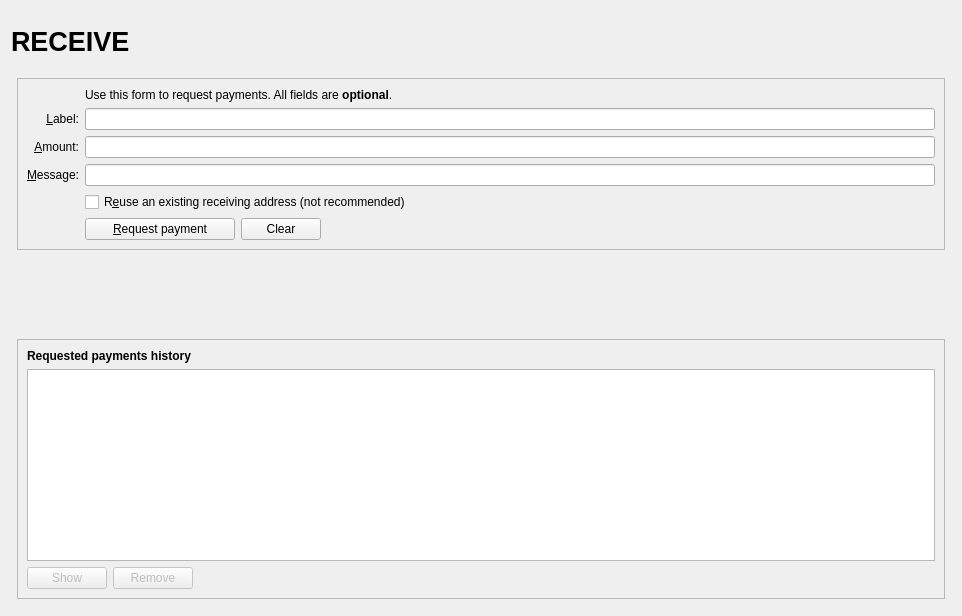
<?xml version="1.0" encoding="UTF-8"?>
<ui version="4.0">
 <class>ReceiveCoinsDialog</class>
  <widget class="QWidget" name="ReceiveCoinsDialog">
    <property name="geometry">
      <rect>
        <x>0</x>
        <y>0</y>
        <width>962</width>
        <height>616</height>
      </rect>
    </property>
    <layout class="QVBoxLayout" name="verticalLayout" stretch="0">
      <item>
        <layout class="QVBoxLayout" name="verticalLayout_Master" stretch="0,1">
          <property name="spacing">
            <number>0</number>
          </property>
          <item>
            <widget class="QFrame" name="frame_Header">
              <layout class="QVBoxLayout" name="verticalLayout_8">
                <property name="leftMargin">
                  <number>0</number>
                </property>
                <property name="topMargin">
                  <number>0</number>
                </property>
                <property name="rightMargin">
                  <number>0</number>
                </property>
                <property name="bottomMargin">
                  <number>0</number>
                </property>
                <item>
                  <layout class="QHBoxLayout" name="horizontalLayout_Header" stretch="1,0,1">
                    <item>
                      <widget class="QLabel" name="labelOverviewHeaderLeft">
                        <property name="minimumSize">
                          <size>
                            <width>464</width>
                            <height>60</height>
                          </size>
                        </property>
                        <property name="maximumSize">
                          <size>
                            <width>16777215</width>
                            <height>60</height>
                          </size>
                        </property>
                        <property name="font">
                          <font>
                            <pointsize>20</pointsize>
                            <weight>75</weight>
                            <bold>true</bold>
                          </font>
                        </property>
                        <property name="text">
                          <string>RECEIVE</string>
                        </property>
                      </widget>
                    </item>
                    <item>
                      <spacer name="horizontalSpacer_3">
                        <property name="orientation">
                          <enum>Qt::Horizontal</enum>
                        </property>
                        <property name="sizeHint" stdset="0">
                          <size>
                            <width>40</width>
                            <height>20</height>
                          </size>
                        </property>
                      </spacer>
                    </item>
                    <item>
                      <widget class="QLabel" name="labelOverviewHeaderRight">
                        <property name="minimumSize">
                          <size>
                            <width>464</width>
                            <height>61</height>
                          </size>
                        </property>
                        <property name="maximumSize">
                          <size>
                            <width>16777215</width>
                            <height>61</height>
                          </size>
                        </property>
                        <property name="font">
                          <font>
                            <pointsize>14</pointsize>
                          </font>
                        </property>
                        <property name="text">
                          <string/>
                        </property>
                        <property name="alignment">
                          <set>Qt::AlignRight|Qt::AlignTrailing|Qt::AlignVCenter</set>
                        </property>
                      </widget>
                    </item>
                  </layout>
                </item>
              </layout>
            </widget>
          </item>
          <item>
            <widget class="QFrame" name="frame_BG">
              <layout class="QVBoxLayout" name="verticalLayout_5">
                <property name="leftMargin">
                  <number>6</number>
                </property>
                <property name="topMargin">
                  <number>6</number>
                </property>
                <property name="rightMargin">
                  <number>6</number>
                </property>
                <property name="bottomMargin">
                  <number>6</number>
                </property>
                <item>
                  <widget class="QFrame" name="frame2">
                    <property name="sizePolicy">
                      <sizepolicy hsizetype="Preferred" vsizetype="Expanding">
                        <horstretch>0</horstretch>
                        <verstretch>0</verstretch>
                      </sizepolicy>
                    </property>
                    <property name="frameShape">
                      <enum>QFrame::StyledPanel</enum>
                    </property>
                    <property name="frameShadow">
                      <enum>QFrame::Sunken</enum>
                    </property>
                    <layout class="QVBoxLayout" name="verticalLayout_3">
                      <item>
                        <layout class="QGridLayout" name="gridLayout">
                          <item row="7" column="2">
                            <widget class="QCheckBox" name="reuseAddress">
                              <property name="toolTip">
                                <string>Reuse one of the previously used receiving addresses.&lt;br&gt;Reusing addresses has security and privacy issues.&lt;br&gt;Do not use this unless re-generating a payment request made before.</string>
                              </property>
                              <property name="text">
                                <string>R&amp;euse an existing receiving address (not recommended)</string>
                              </property>
                            </widget>
                          </item>
                          <item row="7" column="0">
                            <widget class="QLabel" name="label_4">
                              <property name="text">
                                <string/>
                              </property>
                            </widget>
                          </item>
                          <item row="6" column="0">
                            <widget class="QLabel" name="label_3">
                              <property name="toolTip">
                                <string>An optional message to attach to the payment request, which will be displayed when the request is opened. Note: The message will not be sent with the payment over the TheNode network.</string>
                              </property>
                              <property name="text">
                                <string>&amp;Message:</string>
                              </property>
                              <property name="alignment">
                                <set>Qt::AlignRight|Qt::AlignTrailing|Qt::AlignVCenter</set>
                              </property>
                              <property name="buddy">
                                <cstring>reqMessage</cstring>
                              </property>
                            </widget>
                          </item>
                          <item row="4" column="2">
                            <widget class="QLineEdit" name="reqLabel">
                              <property name="toolTip">
                                <string>An optional label to associate with the new receiving address.</string>
                              </property>
                            </widget>
                          </item>
                          <item row="6" column="2">
                            <widget class="QLineEdit" name="reqMessage">
                              <property name="toolTip">
                                <string>An optional message to attach to the payment request, which will be displayed when the request is opened.&lt;br&gt;Note: The message will not be sent with the payment over the TheNode network.</string>
                              </property>
                            </widget>
                          </item>
                          <item row="2" column="2">
                            <widget class="QLabel" name="label_5">
                              <property name="text">
                                <string>Use this form to request payments. All fields are &lt;b&gt;optional&lt;/b&gt;.</string>
                              </property>
                            </widget>
                          </item>
                          <item row="4" column="0">
                            <widget class="QLabel" name="label_2">
                              <property name="toolTip">
                                <string>An optional label to associate with the new receiving address.</string>
                              </property>
                              <property name="text">
                                <string>&amp;Label:</string>
                              </property>
                              <property name="alignment">
                                <set>Qt::AlignRight|Qt::AlignTrailing|Qt::AlignVCenter</set>
                              </property>
                              <property name="buddy">
                                <cstring>reqLabel</cstring>
                              </property>
                            </widget>
                          </item>
                          <item row="5" column="0">
                            <widget class="QLabel" name="label">
                              <property name="toolTip">
                                <string>An optional amount to request. Leave this empty or zero to not request a specific amount.</string>
                              </property>
                              <property name="text">
                                <string>&amp;Amount:</string>
                              </property>
                              <property name="alignment">
                                <set>Qt::AlignRight|Qt::AlignTrailing|Qt::AlignVCenter</set>
                              </property>
                              <property name="buddy">
                                <cstring>reqAmount</cstring>
                              </property>
                            </widget>
                          </item>
                          <item row="5" column="2">
                            <widget class="BitcoinAmountField" name="reqAmount">
                              <property name="minimumSize">
                                <size>
                                  <width>80</width>
                                  <height>0</height>
                                </size>
                              </property>
                              <property name="toolTip">
                                <string>An optional amount to request. Leave this empty or zero to not request a specific amount.</string>
                              </property>
                            </widget>
                          </item>
                          <item row="8" column="2">
                            <layout class="QHBoxLayout" name="horizontalLayout">
                              <item>
                                <widget class="QPushButton" name="receiveButton">
                                  <property name="minimumSize">
                                    <size>
                                      <width>150</width>
                                      <height>0</height>
                                    </size>
                                  </property>
                                  <property name="text">
                                    <string>&amp;Request payment</string>
                                  </property>
                                  <property name="icon">
                                    <iconset resource="../thenode.qrc">
                                      <normaloff>:/icons/receiving_addresses</normaloff>:/icons/receiving_addresses
                                    </iconset>
                                  </property>
                                </widget>
                              </item>
                              <item>
                                <widget class="QPushButton" name="clearButton">
                                  <property name="sizePolicy">
                                    <sizepolicy hsizetype="Minimum" vsizetype="Fixed">
                                      <horstretch>0</horstretch>
                                      <verstretch>0</verstretch>
                                    </sizepolicy>
                                  </property>
                                  <property name="toolTip">
                                    <string>Clear all fields of the form.</string>
                                  </property>
                                  <property name="text">
                                    <string>Clear</string>
                                  </property>
                                  <property name="icon">
                                    <iconset resource="../thenode.qrc">
                                      <normaloff>:/icons/remove</normaloff>:/icons/remove
                                    </iconset>
                                  </property>
                                  <property name="autoDefault">
                                    <bool>false</bool>
                                  </property>
                                </widget>
                              </item>
                              <item>
                                <spacer name="horizontalSpacer">
                                  <property name="orientation">
                                    <enum>Qt::Horizontal</enum>
                                  </property>
                                  <property name="sizeHint" stdset="0">
                                    <size>
                                      <width>40</width>
                                      <height>20</height>
                                    </size>
                                  </property>
                                </spacer>
                              </item>
                            </layout>
                          </item>
                          <item row="8" column="0">
                            <widget class="QLabel" name="label_7">
                              <property name="text">
                                <string/>
                              </property>
                            </widget>
                          </item>
                        </layout>
                      </item>
                    </layout>
                  </widget>
                </item>
                <item>
                  <spacer name="verticalSpacer_2">
                    <property name="orientation">
                      <enum>Qt::Vertical</enum>
                    </property>
                    <property name="sizeHint" stdset="0">
                      <size>
                        <width>20</width>
                        <height>10</height>
                      </size>
                    </property>
                  </spacer>
                </item>
                <item>
                  <widget class="QFrame" name="frame">
                    <property name="sizePolicy">
                      <sizepolicy hsizetype="Preferred" vsizetype="Expanding">
                        <horstretch>0</horstretch>
                        <verstretch>0</verstretch>
                      </sizepolicy>
                    </property>
                    <property name="frameShape">
                      <enum>QFrame::StyledPanel</enum>
                    </property>
                    <property name="frameShadow">
                      <enum>QFrame::Raised</enum>
                    </property>
                    <layout class="QVBoxLayout" name="verticalLayout_2">
                      <item>
                        <widget class="QLabel" name="label_6">
                          <property name="font">
                            <font>
                              <weight>75</weight>
                              <bold>true</bold>
                            </font>
                          </property>
                          <property name="text">
                            <string>Requested payments history</string>
                          </property>
                        </widget>
                      </item>
                      <item>
                        <widget class="QTableView" name="recentRequestsView">
                          <property name="palette">
                            <palette>
                              <active>
                                <colorrole role="Text">
                                  <brush brushstyle="SolidPattern">
                                    <color alpha="255">
                                      <red>51</red>
                                      <green>51</green>
                                      <blue>51</blue>
                                    </color>
                                  </brush>
                                </colorrole>
                              </active>
                              <inactive>
                                <colorrole role="Text">
                                  <brush brushstyle="SolidPattern">
                                    <color alpha="255">
                                      <red>51</red>
                                      <green>51</green>
                                      <blue>51</blue>
                                    </color>
                                  </brush>
                                </colorrole>
                              </inactive>
                              <disabled>
                                <colorrole role="Text">
                                  <brush brushstyle="SolidPattern">
                                    <color alpha="255">
                                      <red>85</red>
                                      <green>85</green>
                                      <blue>85</blue>
                                    </color>
                                  </brush>
                                </colorrole>
                              </disabled>
                            </palette>
                          </property>
                          <property name="contextMenuPolicy">
                            <enum>Qt::CustomContextMenu</enum>
                          </property>
                          <property name="tabKeyNavigation">
                            <bool>false</bool>
                          </property>
                          <property name="sortingEnabled">
                            <bool>true</bool>
                          </property>
                        </widget>
                      </item>
                      <item>
                        <layout class="QHBoxLayout" name="horizontalLayout_2">
                          <item>
                            <widget class="QPushButton" name="showRequestButton">
                              <property name="enabled">
                                <bool>false</bool>
                              </property>
                              <property name="toolTip">
                                <string>Show the selected request (does the same as double clicking an entry)</string>
                              </property>
                              <property name="text">
                                <string>Show</string>
                              </property>
                              <property name="icon">
                                <iconset resource="../thenode.qrc">
                                  <normaloff>:/icons/edit</normaloff>:/icons/edit
                                </iconset>
                              </property>
                              <property name="autoDefault">
                                <bool>false</bool>
                              </property>
                            </widget>
                          </item>
                          <item>
                            <widget class="QPushButton" name="removeRequestButton">
                              <property name="enabled">
                                <bool>false</bool>
                              </property>
                              <property name="toolTip">
                                <string>Remove the selected entries from the list</string>
                              </property>
                              <property name="text">
                                <string>Remove</string>
                              </property>
                              <property name="icon">
                                <iconset resource="../thenode.qrc">
                                  <normaloff>:/icons/remove</normaloff>:/icons/remove
                                </iconset>
                              </property>
                              <property name="autoDefault">
                                <bool>false</bool>
                              </property>
                            </widget>
                          </item>
                          <item>
                            <spacer name="horizontalSpacer_2">
                              <property name="orientation">
                                <enum>Qt::Horizontal</enum>
                              </property>
                              <property name="sizeHint" stdset="0">
                                <size>
                                  <width>40</width>
                                  <height>20</height>
                                </size>
                              </property>
                            </spacer>
                          </item>
                        </layout>
                      </item>
                    </layout>
                  </widget>
                </item>
              </layout>
            </widget>
          </item>
        </layout>
      </item>
    </layout>
  </widget>
 <customwidgets>
  <customwidget>
   <class>BitcoinAmountField</class>
   <extends>QLineEdit</extends>
   <header>bitcoinamountfield.h</header>
   <container>1</container>
  </customwidget>
 </customwidgets>
 <tabstops>
  <tabstop>reqLabel</tabstop>
  <tabstop>reqAmount</tabstop>
  <tabstop>reqMessage</tabstop>
  <tabstop>reuseAddress</tabstop>
  <tabstop>receiveButton</tabstop>
  <tabstop>clearButton</tabstop>
  <tabstop>recentRequestsView</tabstop>
  <tabstop>showRequestButton</tabstop>
  <tabstop>removeRequestButton</tabstop>
 </tabstops>
 <resources>
  <include location="../thenode.qrc"/>
 </resources>
 <connections/>
</ui>
